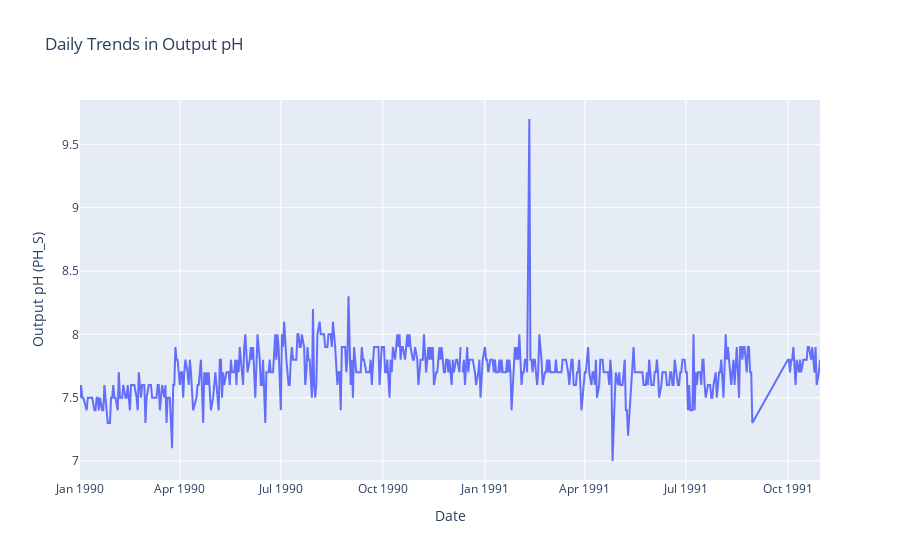

Notebook cell for this chart:
### Markdown cell above
### **1. Line Plot: Trends in Output pH (\( PH\_S \))**
#### **Tasks**
1. Create a **line plot** of \( PH\_S \) over time using Plotly.
2. Add a title, axis labels, and tooltips showing the date and \( PH\_S \) value.
3. Highlight any significant dips or spikes in the trend.

### Code cell
# TODO: Create a line plot for PH_S over time

### Figure 1 — Plotly figure (JSON) as saved in the notebook; plotly's stock layout.template omitted (floating-point values rounded to 4 significant figures; data arrays with more than 128 entries replaced by an {"elided": "..."} marker saying what was removed)
{"data": [{"hovertemplate": "DATE=%{x}<br>PH-S=%{y}<extra></extra>", "legendgroup": "", "line": {"color": "#636efa", "dash": "solid"}, "marker": {"symbol": "circle"}, "mode": "lines", "name": "", "orientation": "v", "showlegend": false, "type": "scatter", "x": {"elided": "527 str values"}, "xaxis": "x", "y": {"elided": "527 float values"}, "yaxis": "y"}], "layout": {"legend": {"tracegroupgap": 0}, "title": {"text": "Daily Trends in Output pH"}, "xaxis": {"anchor": "y", "domain": [0, 1], "title": {"text": "Date"}}, "yaxis": {"anchor": "x", "domain": [0, 1], "title": {"text": "Output pH (PH_S)"}}}}
